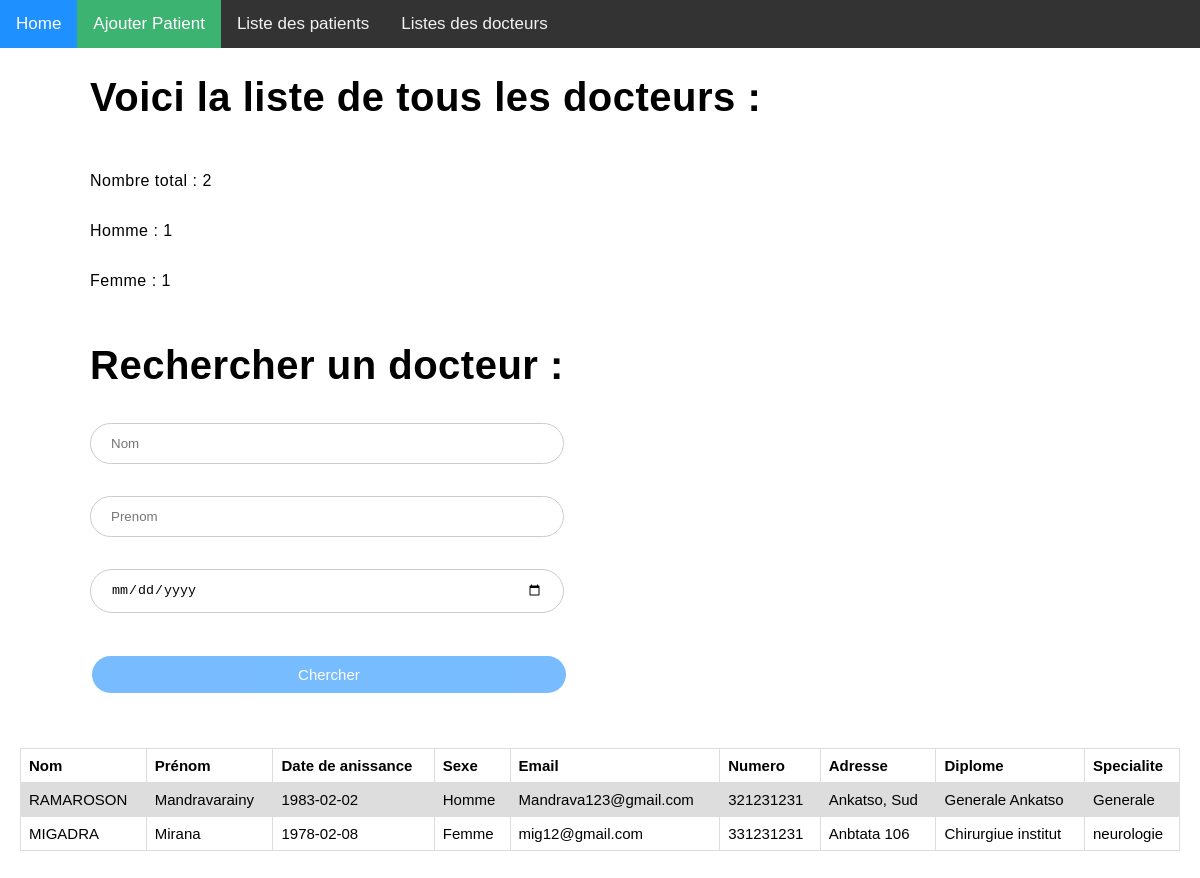
Screenshot of /listedocteur.php with the database file from the repository.
### tables this page shows
CREATE TABLE IF NOT EXISTS `t_docteur` (
  `doc_id` int(11) NOT NULL AUTO_INCREMENT,
  `doc_nom` varchar(30) DEFAULT NULL,
  `doc_prenom` varchar(30) DEFAULT NULL,
  `doc_ddn` date DEFAULT NULL,
  `doc_email` varchar(40) NOT NULL,
  `dip_id` int(11) DEFAULT NULL,
  `sexe_id` int(11) DEFAULT NULL,
  `doc_adresse` varchar(40) DEFAULT NULL,
  `doc_num` varchar(9) NOT NULL,
  `spec_id` int(11) DEFAULT NULL,
  PRIMARY KEY (`doc_id`),
  KEY `doc_specialite` (`spec_id`),
  KEY `doc_sexe` (`sexe_id`),
  KEY `doc_diplome` (`dip_id`)
);

CREATE TABLE IF NOT EXISTS `t_sexe` (
  `sexe_id` int(11) NOT NULL AUTO_INCREMENT,
  `sexe_nom` varchar(30) DEFAULT NULL,
  PRIMARY KEY (`sexe_id`)
);

CREATE TABLE IF NOT EXISTS `t_diplome` (
  `dip_id` int(11) NOT NULL AUTO_INCREMENT,
  `dip_nom` varchar(30) DEFAULT NULL,
  PRIMARY KEY (`dip_id`)
);

CREATE TABLE IF NOT EXISTS `t_specialite` (
  `spec_id` int(11) NOT NULL AUTO_INCREMENT,
  `spec_nom` varchar(30) DEFAULT NULL,
  PRIMARY KEY (`spec_id`)
);

### listedocteur.php (the view, shortened to what this page needs)
<?php
    include('conn.php');
    $query=mysqli_query($conn,"select count(doc_id) as total from `t_docteur`");
    $row=mysqli_fetch_array($query);
    $query1=mysqli_query($conn,"select count(doc_id) as total from `t_docteur` where sexe_id = 1");
    $row1=mysqli_fetch_array($query1);
    $query2=mysqli_query($conn,"select count(doc_id) as total from `t_docteur` where sexe_id = '2'");
    $row2=mysqli_fetch_array($query2);
    $req = "select doc.doc_id as id, doc.doc_nom as nom, doc.doc_prenom as prenom, doc.doc_ddn as date, sexe.sexe_nom as sexe, doc.doc_email as email, doc.doc_num as numero , doc.doc_adresse as adresse,dip.dip_nom as diplome, spec.spec_nom as specialite from (t_sexe sexe, t_specialite spec) inner join (t_docteur doc inner join t_diplome dip on dip.dip_id = doc.dip_id) on (sexe.sexe_id = doc.sexe_id and spec.spec_id = doc.spec_id);";
    $rs4 = mysqli_query($conn,$req) or die(mysql_error());
?>
<html>
<head>
  <link rel="stylesheet" href="https://cdnjs.cloudflare.com/ajax/libs/font-awesome/4.7.0/css/font-awesome.min.css">
</head>
 <body>
    <div class="topnav" id="myTopnav">
  <a href="home.php" class="active">Home</a>
  <a href="addpatient.php" class="active1">Ajouter Patient</a>
  <a href="listepatient">Liste des patients</a>
  <a href="listedocteur">Listes des docteurs</a>
</div>
    <div class="float-left">
        <h1>Voici la liste de tous les docteurs :</h1>
        <br>
        <p>
            <label>Nombre total :</label>
            <label><?php echo $row['total']; ?> </label>
        </p>
        <br>
        <p>
            <label>Homme :</label>
            <label><?php echo $row1['total']; ?> </label>
        </p>
        <br>
        <p>
            <label>Femme :</label>
            <label><?php echo $row2['total']; ?> </label>
        </p>
    </div>
    <div class="float-left">
          <form method="post" action="listedocteur.php">
            <div class="centrer"><h1>Rechercher un docteur :</h1></div>
            <p><input class="inptext" type="text" name="nomver" placeholder="Nom"></p>
            <p><input class="inptext" type="text" name="prenomver"placeholder="Prenom"></p>
            <p><input class="inpdate" type="date" name='ddnver'></p>
            <div class="espace"><button class="buttons" name="ver"><span>Chercher</span></button></div>
          </form>
        </div>
    <div class="espace1">
        <table id="tablever1">
            <tr>
                <th>Nom</th>
                <th>Prénom</th>
                <th>Date de anissance</th>
                <th>Sexe</th>
                <th>Email</th>
                <th>Numero</th>
                <th>Adresse</th>
                <th>Diplome</th>
                <th>Specialite</th>
            </tr>
            <?php  while ($et = mysqli_fetch_assoc($rs4))  {  ?>
          <tr>
              <td><?php echo ($et['nom']); ?></td>
              <td><?php echo ($et['prenom']); ?></td>
              <td><?php echo ($et['date']); ?></td>
              <td><?php echo ($et['sexe']); ?></td>
              <td><?php echo ($et['email']); ?></td>
              <td><?php echo ($et['numero']); ?></td>
              <td><?php echo ($et['adresse']); ?></td>
              <td><?php echo ($et['diplome']); ?></td>
              <td><?php echo ($et['specialite']); ?></td>
          </tr>
          <?php } ?>
          </table>
    </div>
    <?php echo "<br></br>"; ?>
 </body>
 </html>
<link rel="stylesheet" type="text/css" href="style.css">

### style.css (style rules this page uses)
body { margin: 0; font-family: sans-serif; }
p { color: black; letter-spacing: 0.5px; line-height: 0px; }
.float-left { position: relative; margin-left: 90px; margin-bottom: 20px; display: flex; flex-wrap: nowrap; flex-direction: column; float: left; }
h1 { color: black; letter-spacing: 0.5px; }
.espace { padding-top: 15px; padding-bottom: 15px; }
.espace1 { margin-left: 20px; margin-right: 20px; }
.buttons { width: 100%; background-color: DodgerBlue; border: none; color: white; padding: 10px 10px; text-align: center; text-decoration: none; display: inline-block; margin: 4px 2px; opacity: 0.6; -webkit-transition-duration: 0.4s; transition-duration: 0.4s; cursor: pointer; border-radius: 25px; font-size : 15px; }
h1 { padding right: 40px; font-size: 40px; }
.inptext { width: 100%; padding: 12px 20px; margin: 8px 0; display: inline-block; border: 1px solid #ccc; border-radius: 25px; box-sizing: border-box; }
.inpdate { width: 100%; padding: 12px 20px; margin: 8px 0; display: inline-block; border: 1px solid #ccc; border-radius: 25px; box-sizing: border-box; }
.topnav { overflow: hidden; background-color: #333; }
.topnav a { float: left; display: block; color: #f2f2f2; text-align: center; padding: 14px 16px; text-decoration: none; font-size: 17px; }
.topnav a.active { background-color: DodgerBlue; color: white; }
.topnav a.active1 { background-color: rgb(60, 179, 113); color: white; }
.centrer { text-align: center; }
#tablever td, th { border: 1px solid #dddddd; text-align: left; padding: 8px; }
#tablever1 { font-family: arial, sans-serif; border-collapse: collapse; width: 100%; text-align: left; font-size: 15px; }
#tablever1 td, th { border: 1px solid #dddddd; text-align: left; padding: 8px; }
#tablever1 tr:nth-child(even) { background-color: #dddddd; }

### rows the page displays
t_docteur: doc_nom "RAMAROSON", doc_prenom "Mandravarainy", doc_ddn "1983-02-02", sexe.sexe_nom "Homme", doc_email "Mandrava123@gmail.com", doc_num "321231231", doc_adresse "Ankatso, Sud", dip.dip_nom "Generale Ankatso", spec.spec_nom "Generale"
t_docteur: doc_nom "MIGADRA", doc_prenom "Mirana", doc_ddn "1978-02-08", sexe.sexe_nom "Femme", doc_email "mig12@gmail.com", doc_num "331231231", doc_adresse "Anbtata 106", dip.dip_nom "Chirurgiue institut", spec.spec_nom "neurologie"

### other values shown
$row['total'] "2"
$row1['total'] "1"
$row2['total'] "1"
